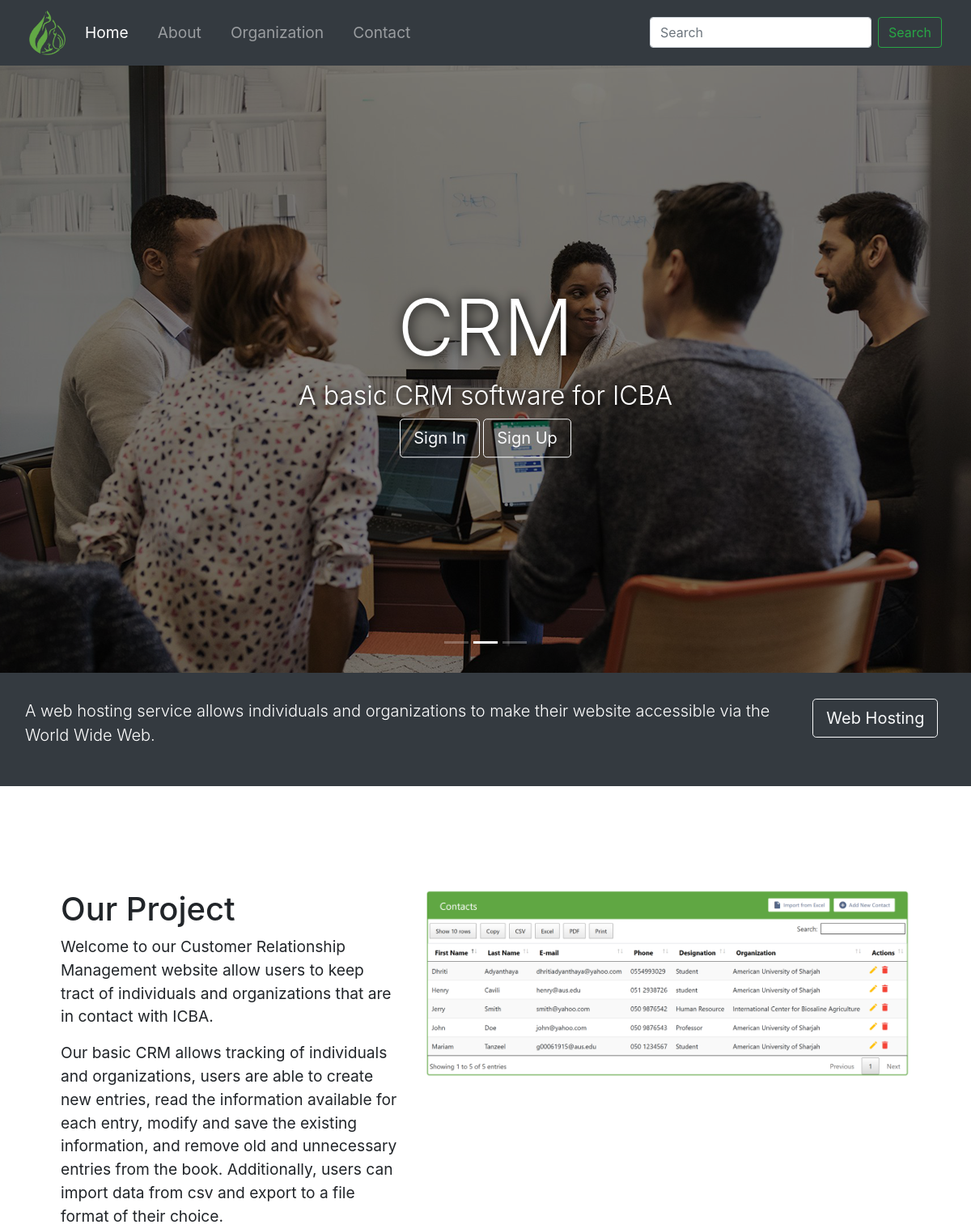
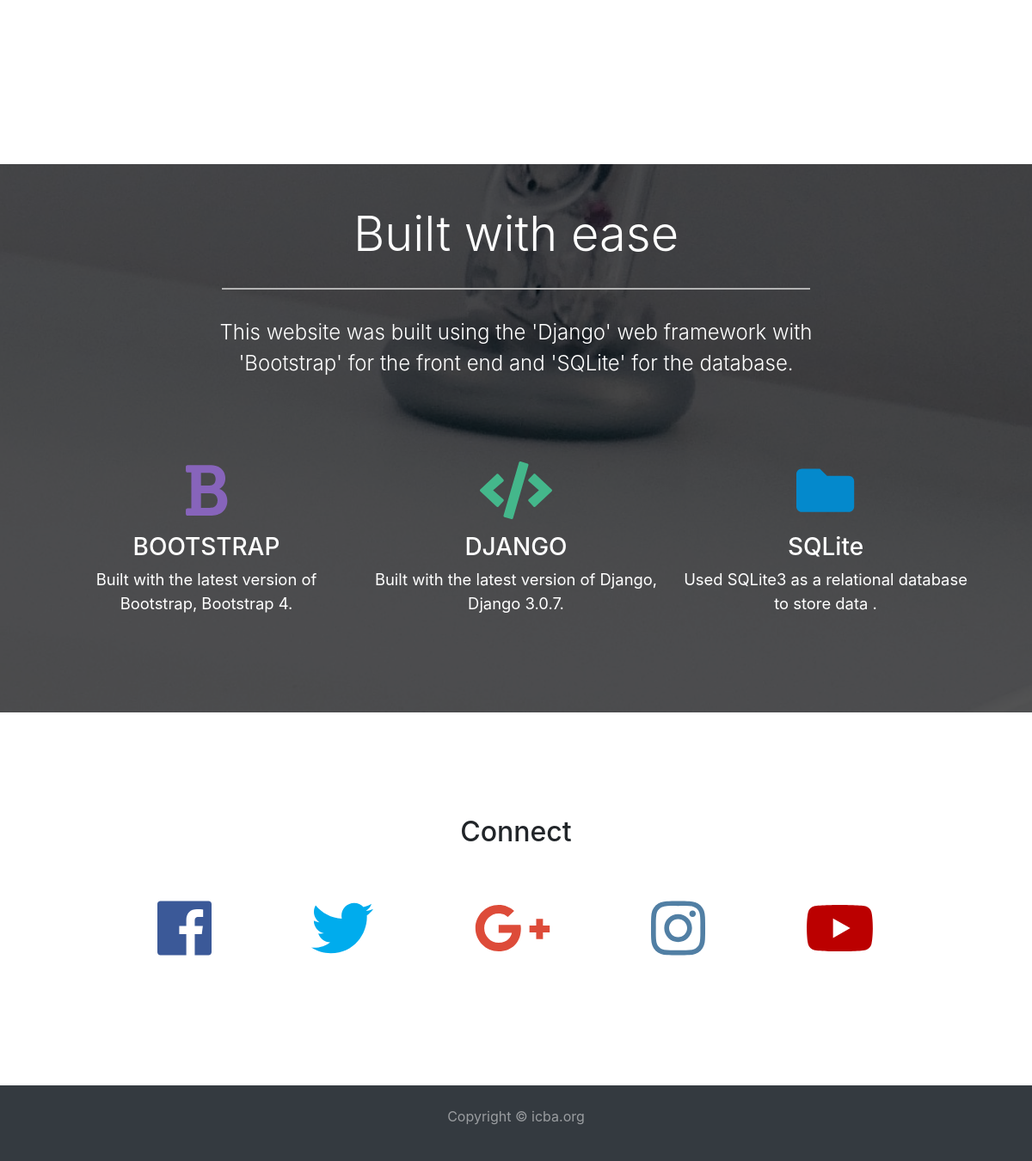
The page / on the database its author committed (2 pictures, top to bottom).
### contacts/models.py (models this page shows)
class Menu(models.Model):
    title = models.CharField(max_length=40)
    link = models.CharField(max_length=1041)
    alt = models.CharField(max_length=100)

### contacts/context_processors.py (called while the page is built)
def navigation_bar(request):
    menu = Menu.objects.all()
    return {
        'menu_items': menu
    }

### templates/index.html (shortened to what this page needs)
{% extends "base.html" %}
{% block stylings %}
{% load static %}
<link href="{% static 'templates/snippets/index-style.css' %}" rel="stylesheet">
<link rel="stylesheet" href="https://maxcdn.bootstrapcdn.com/bootstrap/4.0.0/css/bootstrap.min.css">
{% endblock stylings %}
{% block content%}
<div id="slides" class="carousel slide" data-ride="carousel" data-interval="2500">
    <ul class="carousel-indicators">
        <li data-target="#slides" data-slide-to="0" class="active"></li>
        <li data-target="#slides" data-slide-to="1"></li>
        <li data-target="#slides" data-slide-to="2"></li>
    </ul>
    <div class="carousel-inner">
        <div class="carousel-item drk">
            <div class="slide-2"></div>
            <div class="carousel-caption"></div>
        </div>
        <div class="main-text hidden-xs text-center">
    <h1 class="display-2">CRM</h1>
    <h3>A basic CRM software for ICBA</h3>
    <button type="button" class="btn btn-outline-light btn-lg">Sign In</button>
    <button type="button" class="btn btn-outline-light btn-lg">Sign Up</button>
</div>
    </div>
</div>
<div class="container-fluid">
    <div class="row jumbotron bg-dark" style="padding: 1rem; border-radius: 0;">
        <div class="col-xs-12 col-sm-12 col-md-9 col-lg-9 col-xl-10">
            <p class="lead" style="color: white">A web hosting service allows individuals and organizations to make
                their website accessible via the World Wide Web.</p>
        </div>
        <div class="col-xs-12 col-sm-12 col-md-3 col-lg-3 col-xl-2">
            <a href="#">
                <button type="button" class="btn btn-outline-light btn-lg">Web Hosting</button>
            </a>
        </div>
    </div>
</div>
<div class="container-fluid" style="width: 90%;margin: 0 auto; padding-top: 5rem; padding-bottom: 5rem;">
    <div class="row padding">
        <div class="col-lg-5">
            <h1>Our Project</h1>
            <p style="font-size:1.2rem;">Welcome to our Customer Relationship Management website allow users to keep tract of individuals
            and organizations that are in contact with ICBA.</p>
            <p style="font-size:1.2rem;"> Our basic CRM allows tracking of individuals and organizations, users are able to
                create new entries, read the information available for each entry,
                modify and save the existing information, and remove old and unnecessary entries from the book.
             Additionally, users can import data from csv and export to a file format of their choice.</p>
            <br>
        </div>
        <div class="col-lg-7">
            <img src="/static/templates/images/datatable.PNG" class="img-fluid">
        </div>
        </div>
</div>
<br>
<section class="parallax">
    <div class="parallax-inner" style="background-color: rgba(0,0,0,0.65);">
<div class="container" style="width: 60%;margin: 0 auto; padding-top: 2rem;">
    <div class="welcome row justify-content-center text-center ">
        <div class="col-12">
            <h1 class="display-4" style="color: white;">Built with ease</h1>
        </div>
        <hr>
        <div class="col-12">
            <p class="lead" style="color: white; font-size: 1.5rem;">
                This website was built using the 'Django' web framework with 'Bootstrap' for the front end and 'SQLite'
                for the database.</p>
        </div>
    </div>
</div>
        <div class="container-fluid padding" style="width: 90%;margin: 0 auto; padding-top: 2rem; padding-bottom: 3rem">
    <div class="row text-center padding" style="color: white;">
        <div class="col-xs-12 col-sm-6 col-md-4">
            <i class="fas fa-bold"></i>
            <h3>BOOTSTRAP</h3>
            <p style="font-size: 1.15rem">Built with the latest version of Bootstrap, Bootstrap 4.</p>
        </div>
        <div class="col-xs-12 col-sm-6 col-md-4">
            <i class="fas fa-code"></i>
            <h3>DJANGO</h3>
            <p style="font-size: 1.15rem">Built with the latest version of Django, Django 3.0.7.</p>
        </div>
        <div class="col-sm-12 col-md-4">
            <i class="fa fa-folder"></i>
            <h3>SQLite</h3>
            <p style="font-size: 1.15rem">Used SQLite3 as a relational database to store data .</p>
        </div>
    </div>
</div>
    </div>
</section>
<br>
<div class="container-fluid padding" style="width: 100%;margin: 0 auto; padding-top: 5rem; padding-bottom: 5rem">
    <div class="row text-center padding">
        <div class="col-12">
            <h2>Connect</h2>
        </div>
        <div class="col-12 social padding">
            <a href="#"><i class="fab fa-facebook"></i> </a>
            <a href="#"><i class="fab fa-twitter"></i> </a>
            <a href="#"><i class="fab fa-google-plus-g"></i> </a>
            <a href="#"><i class="fab fa-instagram"></i> </a>
            <a href="#"><i class="fab fa-youtube"></i> </a>
        </div>
    </div>
</div>
{% endblock %}

### templates/nav.html (shortened to what this page needs)
{% load static %}
<nav class="navbar navbar-expand-md navbar-dark bg-dark sticky-top">
    <div class="container-fluid" style="padding-left: 20px!important; padding-right: 20px!important">
  <a class="navbar-brand" href="https://www.biosaline.org/"><img src="{% static 'contacts/images/icba.png' %}" alt="logo" style="width:45px;height:55px"></a>
  <div class="collapse navbar-collapse" id="navbarSupportedContent">
    <ul class="navbar-nav mr-auto">
      {% for menu in menu_items %}
        {% if request.path == menu.link %}
             <li class="nav-item active">
            <a class="nav-link" alt="{{menu.alt}}" href="{{menu.link}}">{{menu.title}}</a>
          </li>
        {% else %}
      <li class="nav-item">
        <a class="nav-link" alt="{{menu.alt}}" href="{{menu.link}}">{{menu.title}}</a>
      </li>
        {% endif %}
   {% endfor %}
    </ul>
<form class="form-inline my-2 my-lg-0">
      <input class="form-control mr-sm-2" type="search" placeholder="Search" aria-label="Search">
      <button class="btn btn-outline-success my-2 my-sm-0" type="submit">Search</button>
    </form>
  </div>
    </div>
</nav>

### static/templates/snippets/index-style.css (style rules this page uses)
html,body { height: 100%; width: 100%; font-family: 'Poppins', sans-serif; color: #222; }
.carousel-inner { width: 100%; height: 100%; object-fit: contain; }
.slide-2 { background: #65758e url("/static/templates/images/slide-2.png") no-repeat 100% center; -webkit-background-size: cover; -moz-background-size: cover; -o-background-size: cover; background-size: cover; min-height: 750px; }
.drk:after { content:""; display:block; position:absolute; top:0; bottom:0; left:0; right:0; background:#000; opacity:0.5; }
.main-text { position: absolute; top: 50%; transform: translateY(-50%); width: 100%; color: #FFF; }
.main-text h1 { font-size: 600%; font-weight: 350; text-transform: uppercase; text-shadow: 1px 1px 15px #000; }
.main-text h3 { font-size: 200%; font-weight: 300; text-shadow: 1px 1px 10px #000; }
.padding { padding-bottom: 2rem; }
.welcome hr { border-top: 2px solid #b4b4b4; width: 95%; margin-top: .3rem; margin-bottom: 1rem; }
.fa-code { color: #44b78b; }
.fa-bold { color: #8764bb; }
.fa-folder { color: #0489cc; }
.fa-code, .fa-bold, .fa-folder { font-size: 4.2em; margin: 1rem; }
.social a { font-size: 4.5em; padding: 3rem; }
.fa-facebook { color: #3b5998; }
.fa-twitter { color: #00aced; }
.fa-google-plus-g { color: #dd4b39; }
.fa-youtube { color: #bb0000; }
.fa-instagram { color: #517fa4; }
.parallax { background: url("/static/templates/images/fixed-background.jpg") no-repeat fixed 100% center; -webkit-background-size: cover; -moz-background-size: cover; -o-background-size: cover; background-size: cover; min-height: 300px; }
.carousel-item { transition: -webkit-transform 0.5s ease; transition: transform 0.5s ease; transition: transform 0.5s ease, -webkit-transform 0.5s ease; -webkit-backface-visibility: visible; backface-visibility: visible; }
[class*="col-"] { padding: 1rem; }

### templates/nav.html (style rules this page uses)
.navbar-nav li { padding-right: 20px; }
.nav-link { font-size: 1.2em !important; }

### rows shown on the page
Menu: title "Home"
Menu: title "About"
Menu: title "Organization"
Menu: title "Contact"
